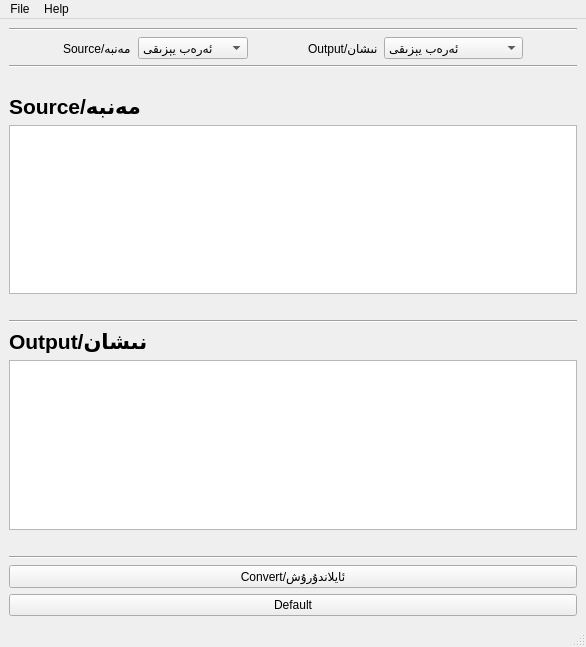
<?xml version="1.0" encoding="UTF-8"?>
<ui version="4.0">
 <class>MainWindow</class>
 <widget class="QMainWindow" name="MainWindow">
  <property name="geometry">
   <rect>
    <x>0</x>
    <y>0</y>
    <width>586</width>
    <height>647</height>
   </rect>
  </property>
  <property name="windowTitle">
   <string>Uyghur Multi-Script Converter</string>
  </property>
  <widget class="QWidget" name="centralwidget">
   <layout class="QVBoxLayout" name="verticalLayout">
    <item>
     <widget class="Line" name="line_2">
      <property name="orientation">
       <enum>Qt::Horizontal</enum>
      </property>
     </widget>
    </item>
    <item>
     <layout class="QHBoxLayout" name="horizontalLayout_2">
      <item>
       <spacer name="horizontalSpacer_9">
        <property name="orientation">
         <enum>Qt::Horizontal</enum>
        </property>
        <property name="sizeHint" stdset="0">
         <size>
          <width>40</width>
          <height>20</height>
         </size>
        </property>
       </spacer>
      </item>
      <item>
       <widget class="QLabel" name="label_3">
        <property name="text">
         <string>Source/مەنبە</string>
        </property>
       </widget>
      </item>
      <item>
       <widget class="QComboBox" name="cb_src">
        <item>
         <property name="text">
          <string>ئەرەب يېزىقى</string>
         </property>
        </item>
        <item>
         <property name="text">
          <string>Latin Yëziqi</string>
         </property>
        </item>
        <item>
         <property name="text">
          <string>Ortaq Türkçe</string>
         </property>
        </item>
        <item>
         <property name="text">
          <string>Сирил Йезиқи</string>
         </property>
        </item>
        <item>
         <property name="text">
          <string>Yengi Yeziⱪi</string>
         </property>
        </item>
       </widget>
      </item>
      <item>
       <spacer name="horizontalSpacer_11">
        <property name="orientation">
         <enum>Qt::Horizontal</enum>
        </property>
        <property name="sizeHint" stdset="0">
         <size>
          <width>40</width>
          <height>20</height>
         </size>
        </property>
       </spacer>
      </item>
      <item>
       <widget class="QLabel" name="label_4">
        <property name="text">
         <string>Output/نىشان</string>
        </property>
       </widget>
      </item>
      <item>
       <widget class="QComboBox" name="cb_opt">
        <item>
         <property name="text">
          <string>ئەرەب يېزىقى</string>
         </property>
        </item>
        <item>
         <property name="text">
          <string>Latin Yëziqi</string>
         </property>
        </item>
        <item>
         <property name="text">
          <string>Ortaq Türkçe</string>
         </property>
        </item>
        <item>
         <property name="text">
          <string>Сирил Йезиқи</string>
         </property>
        </item>
        <item>
         <property name="text">
          <string>Yengi Yeziⱪi</string>
         </property>
        </item>
        <item>
         <property name="text">
          <string>Toponimika (Pinyin)</string>
         </property>
        </item>
       </widget>
      </item>
      <item>
       <spacer name="horizontalSpacer_3">
        <property name="orientation">
         <enum>Qt::Horizontal</enum>
        </property>
        <property name="sizeHint" stdset="0">
         <size>
          <width>40</width>
          <height>20</height>
         </size>
        </property>
       </spacer>
      </item>
      <item>
       <layout class="QHBoxLayout" name="horizontalLayout_3"/>
      </item>
     </layout>
    </item>
    <item>
     <widget class="Line" name="line">
      <property name="orientation">
       <enum>Qt::Horizontal</enum>
      </property>
     </widget>
    </item>
    <item>
     <layout class="QHBoxLayout" name="horizontalLayout"/>
    </item>
    <item>
     <spacer name="horizontalSpacer_5">
      <property name="orientation">
       <enum>Qt::Horizontal</enum>
      </property>
      <property name="sizeHint" stdset="0">
       <size>
        <width>40</width>
        <height>20</height>
       </size>
      </property>
     </spacer>
    </item>
    <item>
     <widget class="QLabel" name="label">
      <property name="font">
       <font>
        <pointsize>16</pointsize>
        <bold>true</bold>
       </font>
      </property>
      <property name="text">
       <string>Source/مەنبە</string>
      </property>
     </widget>
    </item>
    <item>
     <widget class="QTextEdit" name="te_src">
      <property name="html">
       <string>&lt;!DOCTYPE HTML PUBLIC &quot;-//W3C//DTD HTML 4.0//EN&quot; &quot;http://www.w3.org/TR/REC-html40/strict.dtd&quot;&gt;
&lt;html&gt;&lt;head&gt;&lt;meta name=&quot;qrichtext&quot; content=&quot;1&quot; /&gt;&lt;meta charset=&quot;utf-8&quot; /&gt;&lt;style type=&quot;text/css&quot;&gt;
p, li { white-space: pre-wrap; }
hr { height: 1px; border-width: 0; }
li.unchecked::marker { content: &quot;\2610&quot;; }
li.checked::marker { content: &quot;\2612&quot;; }
&lt;/style&gt;&lt;/head&gt;&lt;body style=&quot; font-family:'Sarasa UI SC'; font-size:12pt; font-weight:400; font-style:normal;&quot;&gt;
&lt;p align=&quot;right&quot; style=&quot;-qt-paragraph-type:empty; margin-top:0px; margin-bottom:0px; margin-left:0px; margin-right:0px; -qt-block-indent:0; text-indent:0px; font-family:'Ubuntu'; font-size:11pt;&quot;&gt;&lt;br /&gt;&lt;/p&gt;&lt;/body&gt;&lt;/html&gt;</string>
      </property>
     </widget>
    </item>
    <item>
     <spacer name="horizontalSpacer">
      <property name="orientation">
       <enum>Qt::Horizontal</enum>
      </property>
      <property name="sizeHint" stdset="0">
       <size>
        <width>40</width>
        <height>20</height>
       </size>
      </property>
     </spacer>
    </item>
    <item>
     <widget class="Line" name="line_3">
      <property name="orientation">
       <enum>Qt::Horizontal</enum>
      </property>
     </widget>
    </item>
    <item>
     <widget class="QLabel" name="label_2">
      <property name="font">
       <font>
        <pointsize>16</pointsize>
        <bold>true</bold>
       </font>
      </property>
      <property name="text">
       <string>Output/نىشان</string>
      </property>
     </widget>
    </item>
    <item>
     <widget class="QTextEdit" name="te_opt">
      <property name="html">
       <string>&lt;!DOCTYPE HTML PUBLIC &quot;-//W3C//DTD HTML 4.0//EN&quot; &quot;http://www.w3.org/TR/REC-html40/strict.dtd&quot;&gt;
&lt;html&gt;&lt;head&gt;&lt;meta name=&quot;qrichtext&quot; content=&quot;1&quot; /&gt;&lt;meta charset=&quot;utf-8&quot; /&gt;&lt;style type=&quot;text/css&quot;&gt;
p, li { white-space: pre-wrap; }
hr { height: 1px; border-width: 0; }
li.unchecked::marker { content: &quot;\2610&quot;; }
li.checked::marker { content: &quot;\2612&quot;; }
&lt;/style&gt;&lt;/head&gt;&lt;body style=&quot; font-family:'Sarasa UI SC'; font-size:12pt; font-weight:400; font-style:normal;&quot;&gt;
&lt;p style=&quot;-qt-paragraph-type:empty; margin-top:0px; margin-bottom:0px; margin-left:0px; margin-right:0px; -qt-block-indent:0; text-indent:0px; font-family:'Ubuntu'; font-size:11pt;&quot;&gt;&lt;br /&gt;&lt;/p&gt;&lt;/body&gt;&lt;/html&gt;</string>
      </property>
     </widget>
    </item>
    <item>
     <spacer name="horizontalSpacer_2">
      <property name="orientation">
       <enum>Qt::Horizontal</enum>
      </property>
      <property name="sizeHint" stdset="0">
       <size>
        <width>40</width>
        <height>20</height>
       </size>
      </property>
     </spacer>
    </item>
    <item>
     <widget class="Line" name="line_4">
      <property name="orientation">
       <enum>Qt::Horizontal</enum>
      </property>
     </widget>
    </item>
    <item>
     <widget class="QPushButton" name="btnConvert">
      <property name="text">
       <string>Convert/ئايلاندۇرۇش</string>
      </property>
     </widget>
    </item>
    <item>
     <widget class="QPushButton" name="btnDefault">
      <property name="text">
       <string>Default</string>
      </property>
     </widget>
    </item>
   </layout>
  </widget>
  <widget class="QStatusBar" name="statusbar"/>
  <widget class="QMenuBar" name="menubar">
   <property name="geometry">
    <rect>
     <x>0</x>
     <y>0</y>
     <width>586</width>
     <height>25</height>
    </rect>
   </property>
   <widget class="QMenu" name="menuFile">
    <property name="title">
     <string>File</string>
    </property>
    <addaction name="actionInput_File"/>
    <addaction name="actionOutput_File"/>
    <addaction name="actionClose"/>
   </widget>
   <widget class="QMenu" name="menuHelp">
    <property name="title">
     <string>Help</string>
    </property>
   </widget>
   <addaction name="menuFile"/>
   <addaction name="menuHelp"/>
  </widget>
  <action name="actionInput_File">
   <property name="text">
    <string>Input File</string>
   </property>
  </action>
  <action name="actionOutput_File">
   <property name="text">
    <string>Output File</string>
   </property>
  </action>
  <action name="actionClose">
   <property name="text">
    <string>Close</string>
   </property>
  </action>
 </widget>
 <resources/>
 <connections/>
</ui>
